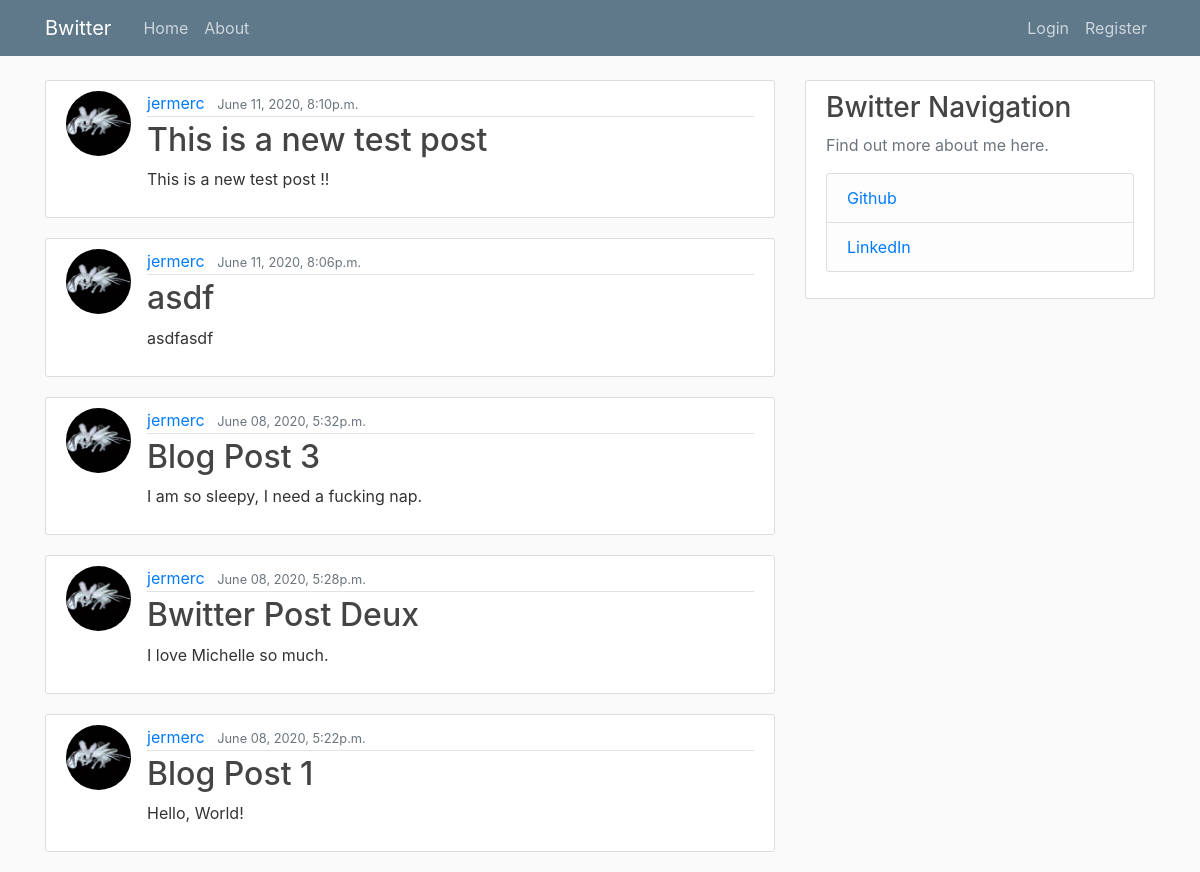
/home/, run on an earlier commit of the app's database.
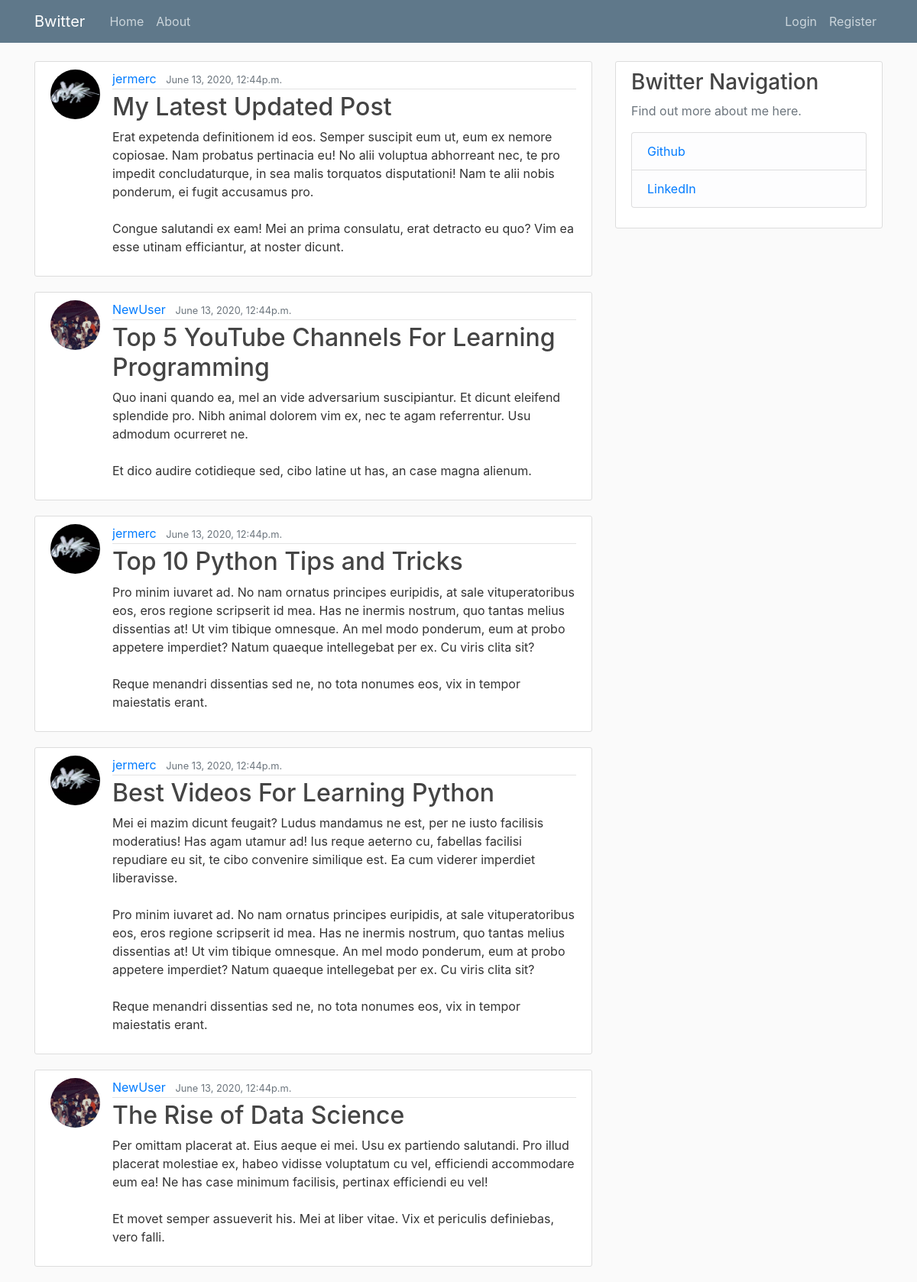
And on a later commit of the database.
### bwitter/models.py (models this page shows, shortened)
class Post(models.Model):
    title = models.CharField(max_length=100)
    content = models.TextField()
    date_posted = models.DateTimeField(default=timezone.now)
    author = models.ForeignKey(User, on_delete=models.CASCADE)

### users/models.py (models this page shows, shortened)
class Profile(models.Model):
    user = models.OneToOneField(User, on_delete=models.CASCADE)
    image = models.ImageField(default='default.jpg',upload_to='profile_pics')

### bwitter/views.py (the view)
# urls.py: path('home/', PostListView.as_view(), name='bwitter-home'),
class PostListView(ListView):
    model = Post
    template_name = 'bwitter/home.html' #<app>/<model>_<viewtype>.html
    context_object_name = 'posts'
    ordering = ['-date_posted'] # Sorts posts newest to oldest.
    paginate_by = 5 # Shows only 2 pages per page. Paginate by 2 posts.

### bwitter/templates/bwitter/home.html
{% extends "bwitter/base.html" %}
{% block content %}
    {% for post in posts %}
        <article class="media content-section">
            <img src="{{ post.author.profile.image.url }}" class="rounded-circle article-img">
            <div class="media-body">
                <div class="article-metadata">
                    <a class="mr-2" href="#">{{ post.author }}</a>
                    <small class="text-muted">{{ post.date_posted|date:"F d, Y, fa" }}</small>
                </div>
                <h2><a class="article-title" href="{% url 'post-detail' post.id %}">{{ post.title }}</a></h2>
                <p class="article-content">{{ post.content }}</p>
            </div>
        </article>
    {% endfor %}
{% endblock %}

### bwitter/templates/bwitter/base.html (shortened to what this page needs)
{% load static %}
<!doctype html>
<html lang="en">
  <head>
    <link rel="stylesheet" href="https://maxcdn.bootstrapcdn.com/bootstrap/4.0.0/css/bootstrap.min.css">
    <link rel="stylesheet" type="text/css" href="{% static 'bwitter/main.css' %}">
  </head>
  <body>
    <header class="site-header">
      <nav class="navbar navbar-expand-md navbar-dark bg-steel fixed-top">
        <div class="container">
          <a class="navbar-brand mr-4" href="/">Bwitter</a>
          <div class="collapse navbar-collapse" id="navbarToggle">
            <div class="navbar-nav mr-auto">
              <a class="nav-item nav-link" href="{% url 'bwitter-home' %}">Home</a>
              <a class="nav-item nav-link" href="{% url 'bwitter-about' %}">About</a>
            </div>
            <div class="navbar-nav">
              {% if user.is_authenticated %}
              <a class="nav-item nav-link" href="{% url 'profile' %}">Profile</a>
              <a class="nav-item nav-link" href="{% url 'post-form' %}">New Post</a>
              <a class="nav-item nav-link" href="{% url 'logout' %}">Log Out</a>
              {% else %}
              <a class="nav-item nav-link" href="{% url 'login' %}">Login</a>
              <a class="nav-item nav-link" href="{% url 'register' %}">Register</a>
            </div>
            {% endif %}
          </div>
        </div>
      </nav>
    </header>
    <main role="main" class="container">
        <div class="row">
            <div class="col-md-8">
            {% block content %}{% endblock %}
            </div>
            <div class="col-md-4">
            <div class="content-section">
                <h3>Bwitter Navigation</h3>
                <p class='text-muted'>Find out more about me here.
                <ul class="list-group">
                    <li class="list-group-item list-group-item-light"><a href="https://github.com/jermerc">Github</a></li>
                    <li class="list-group-item list-group-item-light"><a href="https://www.linkedin.com/in/jermaine-m-8b506a135/">LinkedIn</a></li>
                </ul>
                </p>
            </div>
            </div>
        </div>
    </main>
  </body>
</html>

### bwitter/static/bwitter/main.css (style rules this page uses)
body { background: #fafafa; color: #333333; margin-top: 5rem; }
h1, h2, h3, h4, h5, h6 { color: #444444; }
ul { margin: 0; }
.bg-steel { background-color: #5f788a; }
.site-header .navbar-nav .nav-link { color: #cbd5db; }
.content-section { background: #ffffff; padding: 10px 20px; border: 1px solid #dddddd; border-radius: 3px; margin-bottom: 20px; }
.article-title { color: #444444; }
.article-content { white-space: pre-line; }
.article-img { height: 65px; width: 65px; margin-right: 16px; }
.article-metadata { padding-bottom: 1px; margin-bottom: 4px; border-bottom: 1px solid #e3e3e3 }

What changed in the data, as far as the page shows it:
no longer on this page (row unchanged): Post: author.profile.image (picture), author "jermerc", date_posted "June 11, 2020, 8:10p.m.", title "This is a new test post", content "This is a new test post !!"
no longer on this page (row unchanged): Post: author.profile.image (picture), author "jermerc", date_posted "June 11, 2020, 8:06p.m.", title "asdf", content "asdfasdf"
no longer on this page (row unchanged): Post: author.profile.image (picture), author "jermerc", date_posted "June 08, 2020, 5:32p.m.", title "Blog Post 3", content "I am so sleepy, I need a fucking nap."
no longer on this page (row unchanged): Post: author.profile.image (picture), author "jermerc", date_posted "June 08, 2020, 5:28p.m.", title "Bwitter Post Deux", content "I love Michelle so much."
no longer on this page (row unchanged): Post: author.profile.image (picture), author "jermerc", date_posted "June 08, 2020, 5:22p.m.", title "Blog Post 1", content "Hello, World!"
added Post: author.profile.image (picture), author "jermerc", date_posted "June 13, 2020, 12:44p.m.", title "My Latest Updated Post", content "Erat expetenda definitionem id eos. Semper suscipit eum ut, eum ex nemore copiosae. Nam probatus pertinacia eu! No alii voluptua abhorreant nec, te pro impedit concludaturque, in sea malis torquatos disputationi! Nam te alii nobis ponderum, ei fugit accusamus pro. Congue salutandi ex eam! Mei an prima consulatu, erat detracto eu quo? Vim ea esse utinam efficiantur, at noster dicunt."
added Post: author.profile.image (placeholder picture), author "NewUser", date_posted "June 13, 2020, 12:44p.m.", title "Top 5 YouTube Channels For Learning Programming", content "Quo inani quando ea, mel an vide adversarium suscipiantur. Et dicunt eleifend splendide pro. Nibh animal dolorem vim ex, nec te agam referrentur. Usu admodum ocurreret ne. Et dico audire cotidieque sed, cibo latine ut has, an case magna alienum."
added Post: author.profile.image (picture), author "jermerc", date_posted "June 13, 2020, 12:44p.m.", title "Top 10 Python Tips and Tricks", content "Pro minim iuvaret ad. No nam ornatus principes euripidis, at sale vituperatoribus eos, eros regione scripserit id mea. Has ne inermis nostrum, quo tantas melius dissentias at! Ut vim tibique omnesque. An mel modo ponderum, eum at probo appetere imperdiet? Natum quaeque intellegebat per ex. Cu viris clita sit? Reque menandri dissentias sed ne, no tota nonumes eos, vix in tempor maiestatis erant."
added Post: author.profile.image (picture), author "jermerc", date_posted "June 13, 2020, 12:44p.m.", title "Best Videos For Learning Python", content "Mei ei mazim dicunt feugait? Ludus mandamus ne est, per ne iusto facilisis moderatius! Has agam utamur ad! Ius reque aeterno cu, fabellas facilisi repudiare eu sit, te cibo convenire similique est. Ea cum viderer imperdiet liberavisse. Pro minim iuvaret ad. No nam ornatus principes euripidis, at sale vituperatoribus eos, eros regione scripserit id mea. Has ne inermis nostrum, quo tantas melius dissentias at! Ut vim tibique omnesque. An mel modo ponderum, eum at probo appetere imperdiet? Natum quaeque intellegebat per ex. Cu viris clita sit? Reque menandri dissentias sed ne, no tota nonumes eos, vix in tempor maiestatis erant."
added Post: author.profile.image (placeholder picture), author "NewUser", date_posted "June 13, 2020, 12:44p.m.", title "The Rise of Data Science", content "Per omittam placerat at. Eius aeque ei mei. Usu ex partiendo salutandi. Pro illud placerat molestiae ex, habeo vidisse voluptatum cu vel, efficiendi accommodare eum ea! Ne has case minimum facilisis, pertinax efficiendi eu vel! Et movet semper assueverit his. Mei at liber vitae. Vix et periculis definiebas, vero falli."
